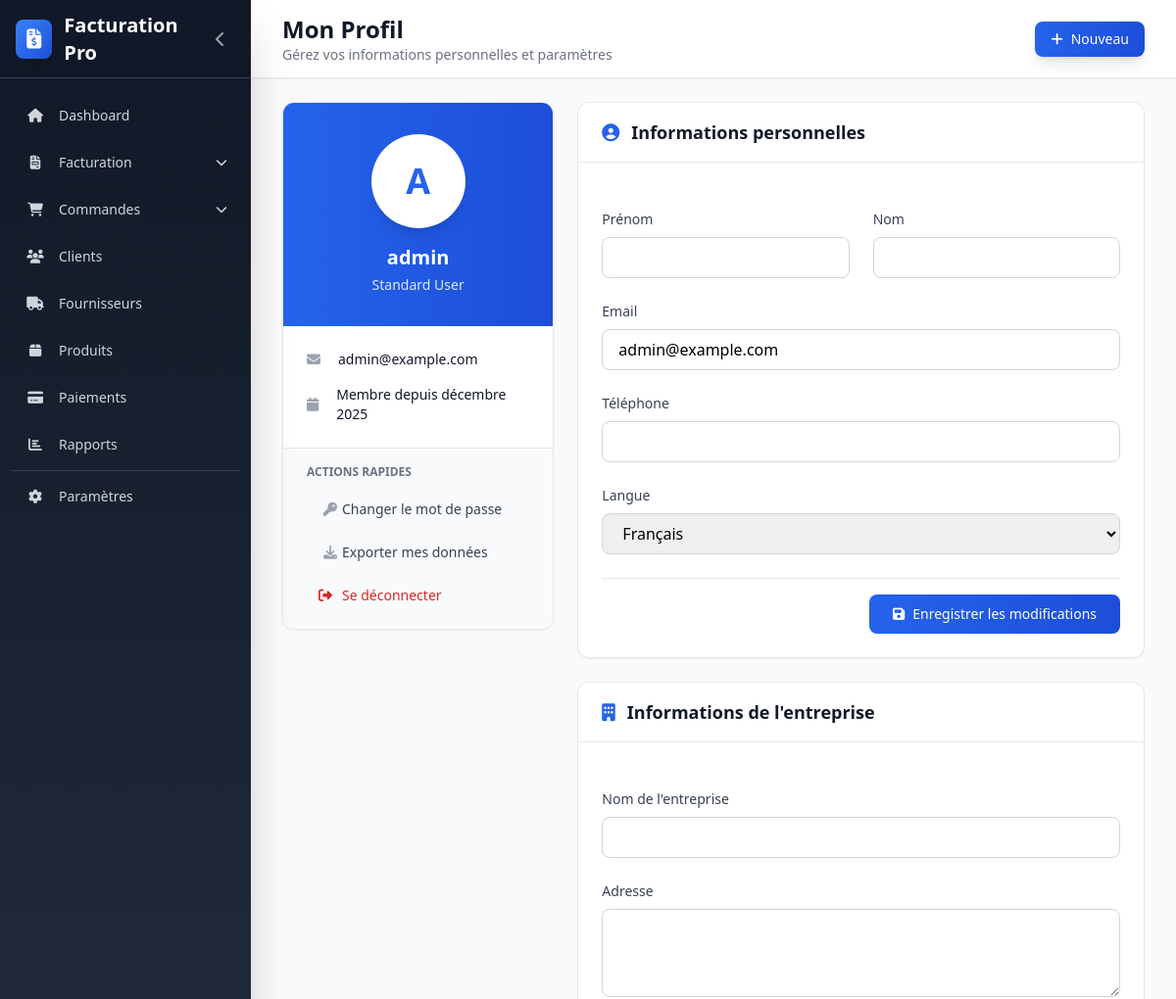
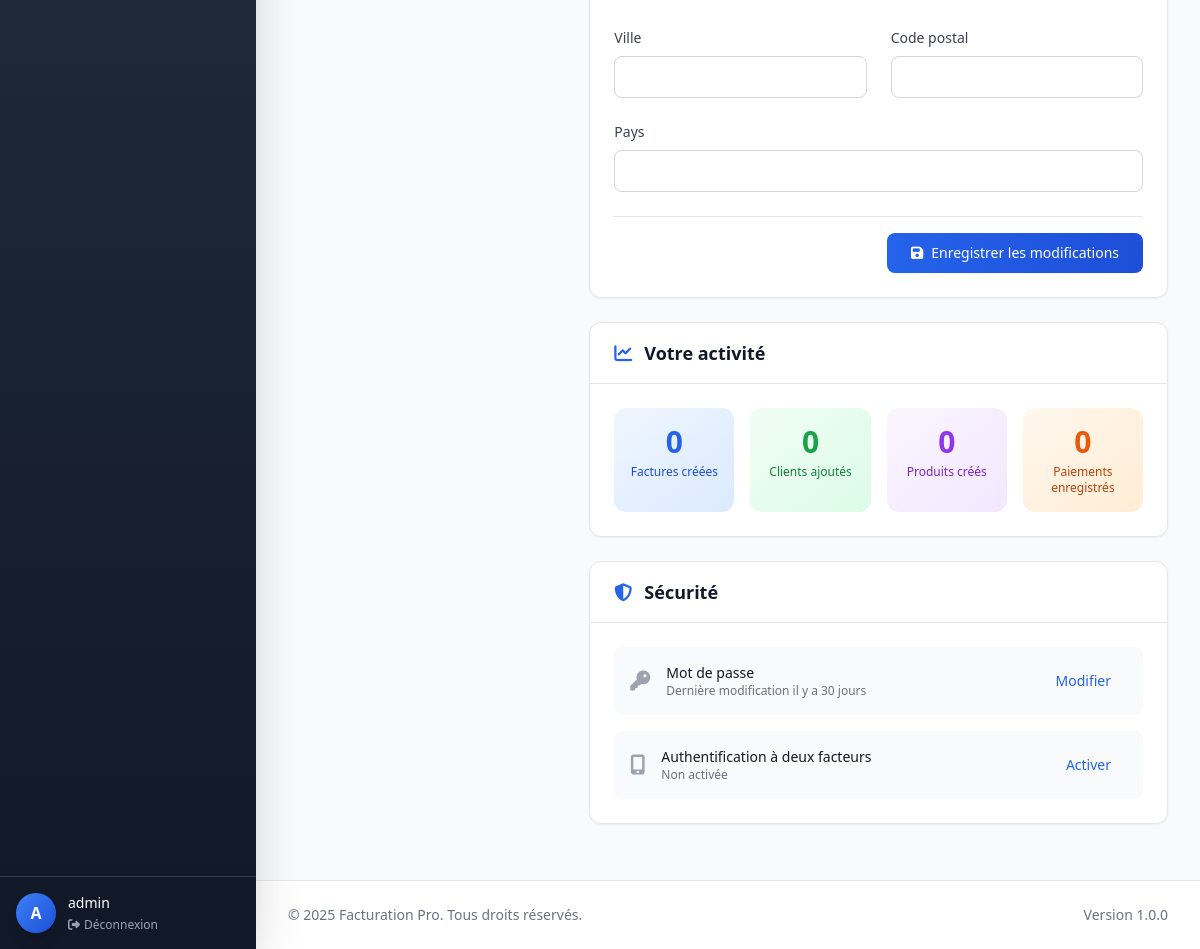
/accounts/profile/ (signed in), run on an earlier commit of the app's database (2 pictures, top to bottom).
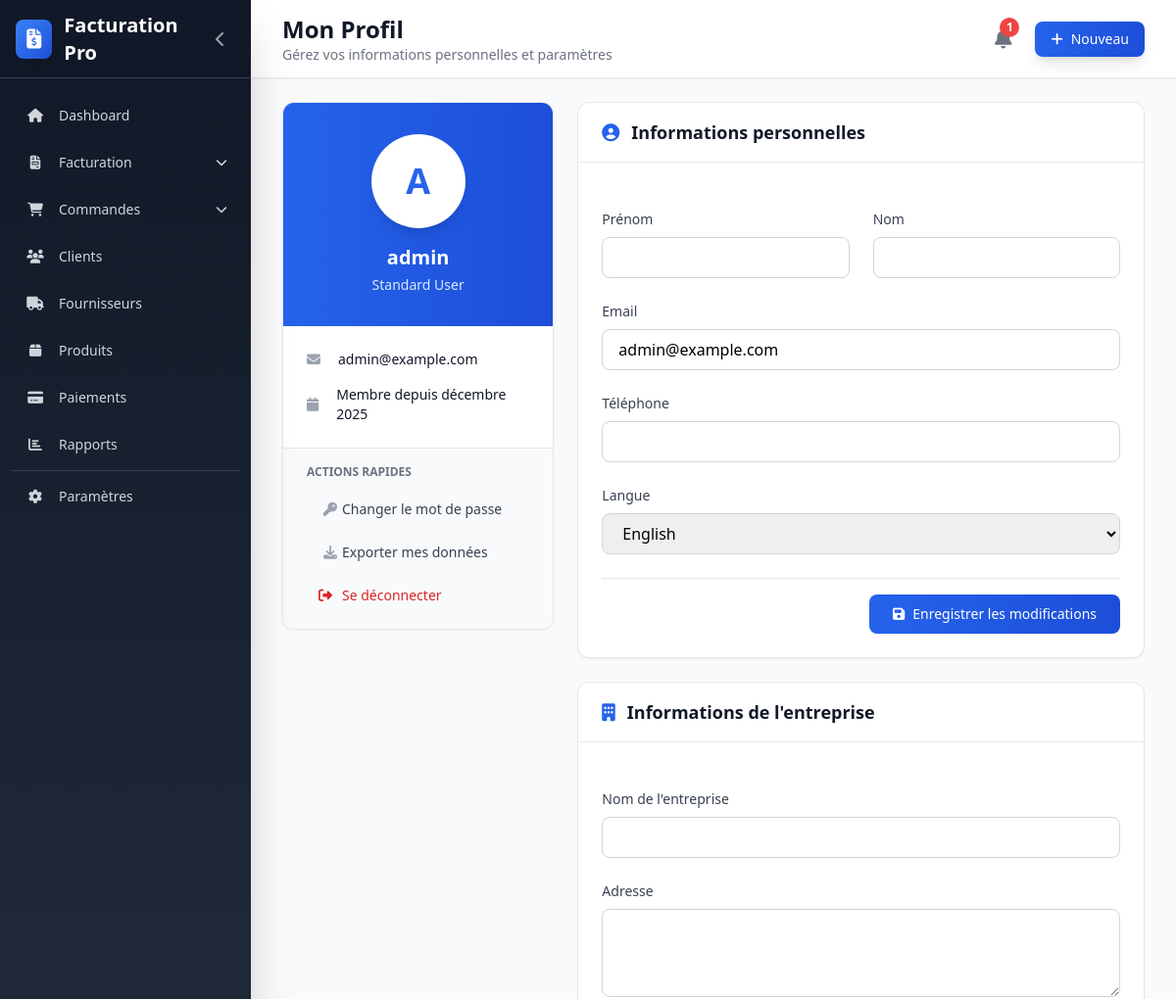
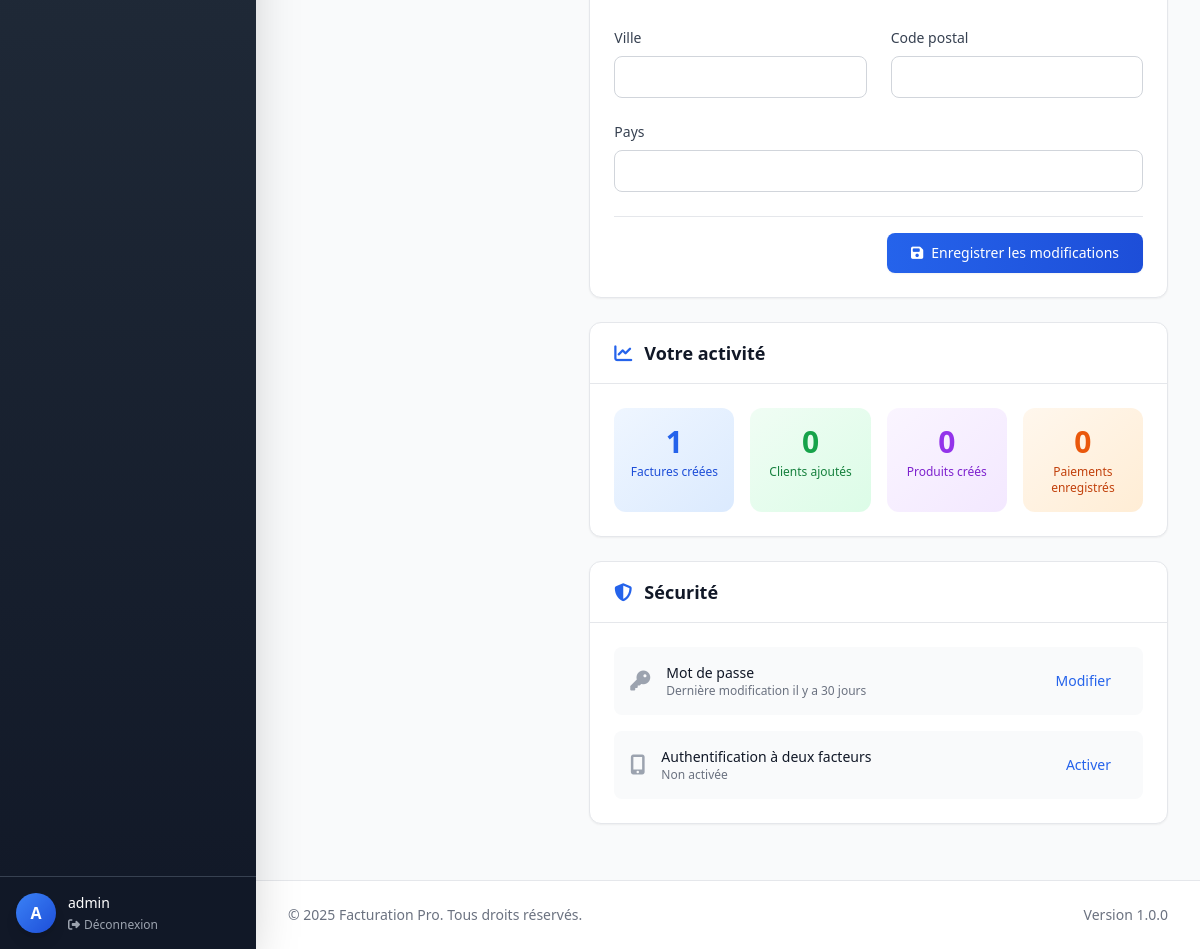
And on a later commit of the database (2 pictures, top to bottom).
### accounts/models.py (models this page shows, shortened)
class UserProfile(models.Model):
    ROLE_CHOICES = [
        ('admin', _('Administrator')),
        ('manager', _('Manager')),
        ('user', _('Standard User')),
        ('accountant', _('Accountant')),
    ]
    user = models.OneToOneField(User, on_delete=models.CASCADE, related_name='profile')
    role = models.CharField(max_length=20, choices=ROLE_CHOICES, default='user')
    company_name = models.CharField(max_length=255, blank=True)
    phone = models.CharField(max_length=20, blank=True)
    address = models.TextField(blank=True)
    city = models.CharField(max_length=100, blank=True)
    postal_code = models.CharField(max_length=20, blank=True)
    country = models.CharField(max_length=100, blank=True)
    tax_id = models.CharField(max_length=50, blank=True, verbose_name=_('Tax ID'))
    language = models.CharField(max_length=10, default='fr',
                                choices=[('fr', 'Français'), ('en', 'English')])
    created_at = models.DateTimeField(auto_now_add=True)
    updated_at = models.DateTimeField(auto_now=True)
    class Meta:
        verbose_name = _('User Profile')
        verbose_name_plural = _('User Profiles')

### accounts/views.py (the view, shortened to what this page needs)
# urls.py: path('profile/', views.ProfileView.as_view(), name='profile'),
class ProfileView(LoginRequiredMixin, UpdateView):
    model = UserProfile
    form_class = UserProfileForm
    template_name = 'accounts/profile.html'
    success_url = reverse_lazy('accounts:profile')
    login_url = 'accounts:login'
    def get_object(self, queryset=None):
        profile, created = UserProfile.objects.get_or_create(user=self.request.user)
        return profile
    def get_context_data(self, **kwargs):
        context = super().get_context_data(**kwargs)
        context.update({
            'current_year': datetime.now().year,
            'site_name': 'Facturation Pro',
            'site_version': '1.0.0',
        })
        return context

### core/context_processors.py (called while the page is built)
def site_info(request):
    return {
        'site_name': 'Facturation Pro',
        'site_version': '2.0',
        'current_year': timezone.now().year,
    }

def user_notifications(request):
    if not request.user.is_authenticated:
        return {}
    from invoices.models import Invoice
    from products.models import Product
    from django.db.models import F
    today = timezone.now().date()
    return {
        'overdue_invoices_count': Invoice.objects.filter(
            due_date__lt=today,
            status__in=['sent', 'partial']
        ).count(),
        'low_stock_count': Product.objects.filter(
            quantity_in_stock__lte=F('reorder_level')
        ).count(),
    }

### templates/accounts/profile.html (shortened to what the changed rows need)
{% extends 'base.html' %}
{% block page_title %}Mon Profil{% endblock %}
{% block content %}
<div class="max-w-5xl mx-auto">
    <div class="grid grid-cols-1 lg:grid-cols-3 gap-6">
        <div class="lg:col-span-1">
            <div class="bg-white rounded-xl shadow-sm border border-gray-200 overflow-hidden">
                <div class="bg-gradient-to-r from-primary-600 to-primary-700 px-6 py-8 text-center">
                    <div class="inline-flex items-center justify-center w-24 h-24 rounded-full bg-white shadow-lg mb-4">
                        <span class="text-4xl font-bold text-primary-600">
                            {{ user.first_name.0|default:user.username.0|upper }}{{ user.last_name.0|default:''|upper }}
                        </span>
                    </div>
                    <h2 class="text-xl font-bold text-white">
                        {{ user.get_full_name|default:user.username }}
                    </h2>
                    <p class="text-primary-100 text-sm mt-1">
                        {{ user.profile.get_role_display }}
                    </p>
                </div>
                <div class="p-6 space-y-4">
                    <div class="flex items-center text-sm">
                        <i class="fas fa-envelope w-8 text-gray-400"></i>
                        <span class="text-gray-900">{{ user.email }}</span>
                    </div>
                    <div class="flex items-center text-sm">
                        <i class="fas fa-calendar w-8 text-gray-400"></i>
                        <span class="text-gray-900">Membre depuis {{ user.date_joined|date:"F Y" }}</span>
                    </div>
                </div>
            </div>
        </div>
        <div class="lg:col-span-2 space-y-6">
            <div class="bg-white rounded-xl shadow-sm border border-gray-200">
                <div class="p-6">
                    <form method="post" class="space-y-6">
                        <div>
                            <label for="id_email" class="block text-sm font-medium text-gray-700 mb-2">
                                Email
                            </label>
                            {{ form.email }}
                        </div>
                        <div>
                            <label for="id_phone" class="block text-sm font-medium text-gray-700 mb-2">
                                Téléphone
                            </label>
                            {{ form.phone }}
                        </div>
                        <div>
                            <label for="id_language" class="block text-sm font-medium text-gray-700 mb-2">
                                Langue
                            </label>
                            {{ form.language }}
                        </div>
                    </form>
                </div>
            </div>
            <div class="bg-white rounded-xl shadow-sm border border-gray-200">
                <div class="p-6">
                    <form method="post" class="space-y-6">
                        <div>
                            <label for="id_company_name" class="block text-sm font-medium text-gray-700 mb-2">
                                Nom de l'entreprise
                            </label>
                            {{ form.company_name }}
                        </div>
                        <div class="grid grid-cols-1 md:grid-cols-2 gap-6">
                            <div class="md:col-span-2">
                                <label for="id_address" class="block text-sm font-medium text-gray-700 mb-2">
                                    Adresse
                                </label>
                                {{ form.address }}
                            </div>
                            <div>
                                <label for="id_city" class="block text-sm font-medium text-gray-700 mb-2">
                                    Ville
                                </label>
                                {{ form.city }}
                            </div>
                            <div>
                                <label for="id_postal_code" class="block text-sm font-medium text-gray-700 mb-2">
                                    Code postal
                                </label>
                                {{ form.postal_code }}
                            </div>
                            <div class="md:col-span-2">
                                <label for="id_country" class="block text-sm font-medium text-gray-700 mb-2">
                                    Pays
                                </label>
                                {{ form.country }}
                            </div>
                        </div>
                    </form>
                </div>
            </div>
            <div class="bg-white rounded-xl shadow-sm border border-gray-200">
                <div class="p-6">
                    <div class="grid grid-cols-2 md:grid-cols-4 gap-4">
                        <div class="text-center p-4 bg-gradient-to-br from-blue-50 to-blue-100 rounded-xl">
                            <div class="text-3xl font-bold text-blue-600 mb-1">
                                {{ user.invoices_created.count }}
                            </div>
                            <div class="text-xs text-blue-700 font-medium">
                                Factures créées
                            </div>
                        </div>
                        <div class="text-center p-4 bg-gradient-to-br from-green-50 to-green-100 rounded-xl">
                            <div class="text-3xl font-bold text-green-600 mb-1">
                                {{ user.clients_created.count }}
                            </div>
                            <div class="text-xs text-green-700 font-medium">
                                Clients ajoutés
                            </div>
                        </div>
                        <div class="text-center p-4 bg-gradient-to-br from-purple-50 to-purple-100 rounded-xl">
                            <div class="text-3xl font-bold text-purple-600 mb-1">
                                {{ user.products_created.count }}
                            </div>
                            <div class="text-xs text-purple-700 font-medium">
                                Produits créés
                            </div>
                        </div>
                        <div class="text-center p-4 bg-gradient-to-br from-orange-50 to-orange-100 rounded-xl">
                            <div class="text-3xl font-bold text-orange-600 mb-1">
                                {{ user.payments_created.count }}
                            </div>
                            <div class="text-xs text-orange-700 font-medium">
                                Paiements enregistrés
                            </div>
                        </div>
                    </div>
                </div>
            </div>
        </div>
    </div>
</div>
{% endblock %}

### templates/base.html (shortened to what the changed rows need)
<!DOCTYPE html>
<html lang="fr" class="h-full bg-gray-50">
<head>
    <script src="https://cdn.tailwindcss.com"></script>
    <link rel="stylesheet" href="https://cdnjs.cloudflare.com/ajax/libs/font-awesome/6.4.0/css/all.min.css">
</head>
<body class="h-full" x-data="{ sidebarOpen: true, mobileMenuOpen: false }">
    <div class="fixed inset-y-0 left-0 z-50 flex flex-col"
         :class="sidebarOpen ? 'w-64' : 'w-20'"
         x-show="sidebarOpen || mobileMenuOpen"
         @click.away="mobileMenuOpen = false">
        <div class="flex flex-col flex-1 min-h-0 bg-gradient-to-b from-gray-900 via-gray-800 to-gray-900 shadow-2xl">
            <div class="p-4 border-t border-gray-700 bg-gray-900">
                <div class="flex items-center">
                    <div class="flex-shrink-0">
                        <div class="w-10 h-10 rounded-full bg-gradient-to-br from-primary-500 to-primary-700 flex items-center justify-center text-white font-bold shadow-lg">
                            {% if user.is_authenticated %}
                                {{ user.first_name.0|default:user.username.0|upper }}
                            {% else %}
                                <i class="fas fa-user text-sm"></i>
                            {% endif %}
                        </div>
                    </div>
                    <div x-show="sidebarOpen"
                         class="ml-3 flex-1"
                         x-transition>
                        <p class="text-sm font-medium text-white">
                            {% if user.is_authenticated %}
                                {{ user.get_full_name|default:user.username }}
                            {% else %}
                                Invité
                            {% endif %}
                        </p>
                        {% if user.is_authenticated %}
                        <a href="{% url 'accounts:logout' %}"
                           class="text-xs text-gray-400 hover:text-white flex items-center mt-1">
                            <i class="fas fa-sign-out-alt mr-1"></i>
                            Déconnexion
                        </a>
                        {% else %}
                        <a href="{% url 'accounts:login' %}"
                           class="text-xs text-gray-400 hover:text-white flex items-center mt-1">
                            <i class="fas fa-sign-in-alt mr-1"></i>
                            Connexion
                        </a>
                        {% endif %}
                    </div>
                </div>
            </div>
        </div>
    </div>
    <div :class="sidebarOpen ? 'lg:pl-64' : 'lg:pl-20'"
         class="flex flex-col flex-1 min-h-screen transition-all duration-300">
        <div class="sticky top-0 z-10 flex items-center justify-between h-20 px-4 bg-white border-b border-gray-200 shadow-sm lg:px-8">
            <div class="flex-1">
                <h1 class="text-2xl font-bold text-gray-900">
                    {% block page_title %}Dashboard{% endblock %}
                </h1>
            </div>
            <div class="flex items-center space-x-4">
                {% if user.is_authenticated %}
                    {% if overdue_invoices_count or low_stock_count %}
                    <div x-data="{ open: false }" class="relative">
                        <button @click="open = !open"
                                class="relative p-2 text-gray-500 hover:text-gray-700 hover:bg-gray-100 rounded-lg">
                            <i class="fas fa-bell text-xl"></i>
                            <span class="absolute top-0 right-0 w-5 h-5 text-xs font-bold text-white bg-red-500 rounded-full flex items-center justify-center">
                                {{ overdue_invoices_count|add:low_stock_count }}
                            </span>
                        </button>
                    </div>
                    {% endif %}
                {% endif %}
            </div>
        </div>
        <main class="flex-1 px-4 py-6 lg:px-8">
            {% block content %}{% endblock %}
        </main>
    </div>
</body>
</html>

What changed in the data, as far as the page shows it:
changed UserProfile: language "Français" → "English"
Also different on the page:
{{ overdue_invoices_count|add:low_stock_count }}: (not shown) → "1"
{{ user.invoices_created.count }}: "0" → "1"
